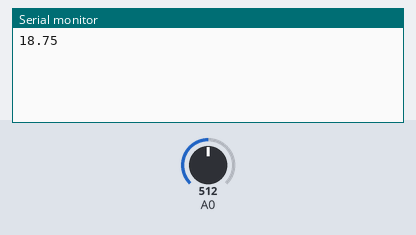
A sketch run on a simulated Arduino Uno, built with avr-gcc and run on an emulated ATmega328P. Shown: the last lines printed to the serial monitor. The test bench sets the inputs (shaded band); at power-on: A0 = 512.

Above: at 1.2 s.
1.3 s: A0 set to 716
At 2.7 s:
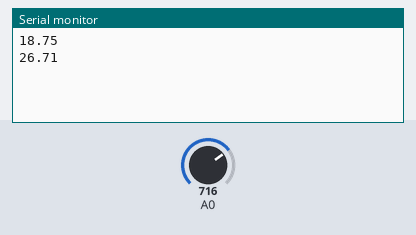
2.8 s: A0 set to 900
At 4.1 s:
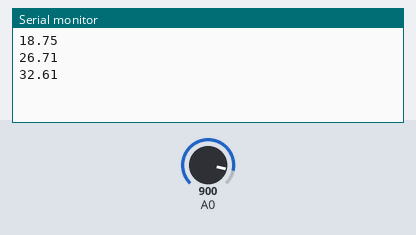
Timing chart, 0 to 5.8 s (numbered marks = the images above; inputs shaded):
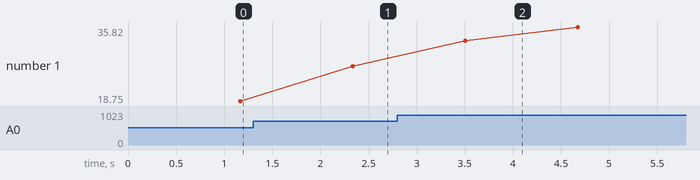

The sketch:

DC_SENSOR_SENS.ino
```cpp
void setup() {

  Serial.begin(9600);
}

void loop() {

  float average = 0;
  for(int i = 0; i < 1000; i++) {
    average = average + (.044 * analogRead(A0) -3.78) / 1000;

 //5A mode, if 20A or 30A mode, need to modify this formula to
 //(.0264 * analogRead(A0) -13.51) fo 5A mode
//(.19 * analogRead(A0) -25) for 20A mode and
//(.044 * analogRead(A0) -3.78) for 30A mode

    delay(1);
  }
  Serial.println(average);
}
```

Measured:
- after the input at 1.3 s, the serial monitor: prints a new line after 1.0 s (image 1)
- after the input at 2.8 s, the serial monitor: prints a new line after 0.71 s (image 2)
- plotted number 1: 18.75 → 26.71 after the input at 1.3 s, 26.71 → 35.82 after the input at 2.8 s
